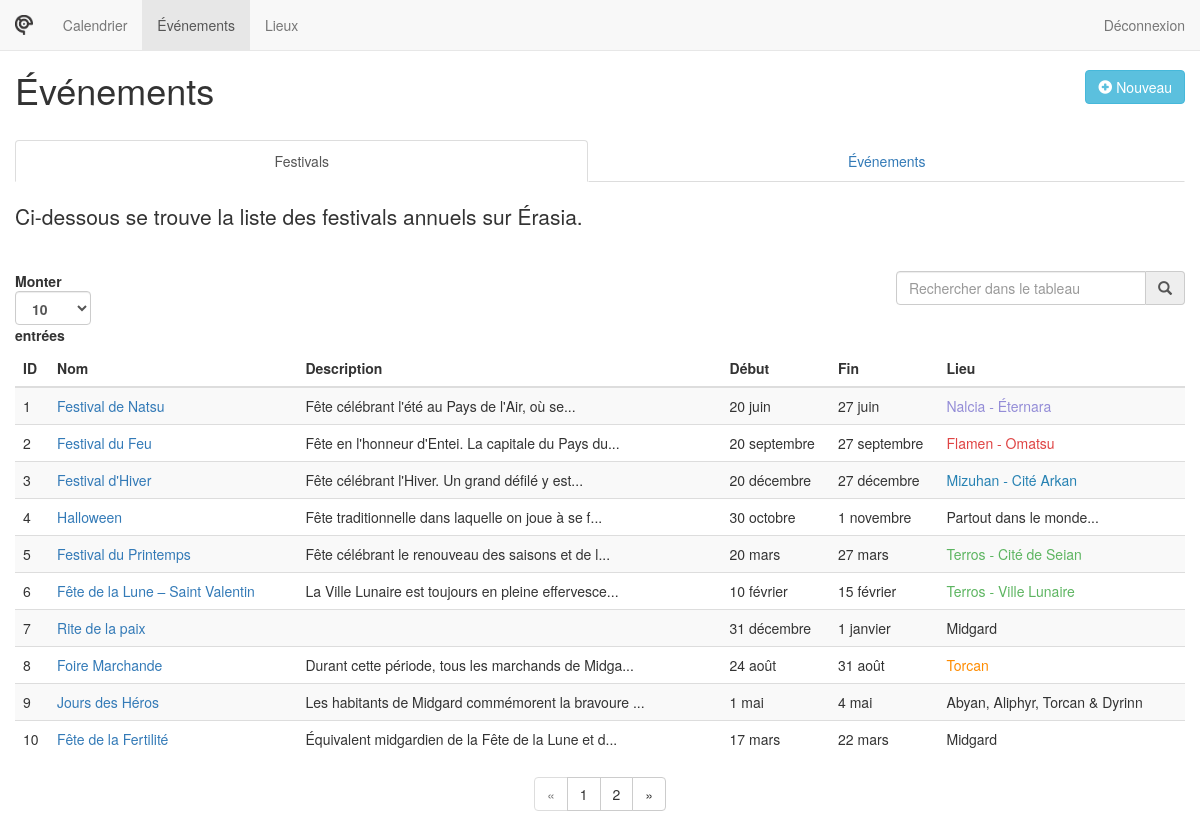
Screenshot of /admin (signed in) with the database file from the repository.
### tables this page shows
CREATE TABLE t_event (
	evt_id integer not null PRIMARY KEY auto_increment,
	evt_name varchar(255) not null,
	evt_description text,
	evt_topic varchar(255) DEFAULT null,
	evt_is_annual int(1) not null DEFAULT 1,
	evt_begin_date date not null,
	evt_end_date date not null,
	loc_id integer,
	CONSTRAINT fk_evt_loc foreign key(loc_id) references t_location(loc_id) ON DELETE no action ON UPDATE no action
);

CREATE TABLE t_location (
	loc_id integer not null PRIMARY KEY auto_increment,
	loc_continent varchar(255) not null,
	loc_country varchar(255),
	loc_place varchar(255)
);

### src/Controller/EventController.php (called while the page is built, shortened)
<?php
class EventController {
	public function catalogueAction() {
		$view = 'eventCatalogue';
		include( 'web/www/admin.php' );
	}
}

### src/App/Route.php (called while the page is built, shortened)
<?php
class Route {
	private $path;
	private $callable;
	private $matches = [];
	public function __construct( $path, $callable ) {
		$this->path = trim( $path, '/' );
		$this->callable = $callable;
	}
	public function match( $url ) {
		$url   = trim( $url, '/' );
		$path  = preg_replace( '#:([\w]+)#', '([^/]+)', $this->path );
		$regex = "#^$path$#i";
		if ( !preg_match( $regex, $url, $matches ) ) {
			return false;
		}
		array_shift( $matches );
		$this->matches = $matches;
		return true;
	}
	public function call() {
		if ( is_string( $this->callable ) ) {
			$params     = explode( '::', $this->callable );
			$controller = new $params[0]();
			$function   = $params[1];
			return call_user_func_array( [$controller, $function], $this->matches );
		}
		else {
			return call_user_func_array( $this->callable, $this->matches );
		}
	}
}

### src/App/Router.php (called while the page is built, shortened)
<?php
class Router {
	private $url;
	private $routes      = [];
	public function __construct( $url ) {
		$this->url = $url;
	}
	private function add( $path, $callable, $name, $method ) {
		$route = new Route( $path, $callable );
		$this->routes[$method][] = $route;
		return $route;
	}
	public function run() {
		foreach( $this->routes[$_SERVER['REQUEST_METHOD']] as $route ) {
			if ( $route->match( $this->url ) ) {
				return $route->call();
			}
		}
		throw new Exception( 'No matching routes "' . $this->url . '"' );
	}
}

### app/routes.php (called while the page is built)
<?php
$router = new Router( isset( $_GET['url'] ) ? $_GET['url'] : '' );
$router->get( '/',         'CalendarController::showAction' );
$router->get( '/calendar', 'CalendarController::showAction' );
$router->post( '/admin/login',  'UserController::loginAction' );
$router->get(  '/admin/logout', 'UserController::logoutAction' );
$router->get(  '/admin',                  'EventController::catalogueAction' );
$router->get(  '/admin/event',            'EventController::catalogueAction' );
$router->get(  '/admin/event/create',     'EventController::createAction' );
$router->get(  '/admin/event/:id',        'EventController::viewAction' );
$router->post( '/admin/event',            'EventController::insertAction' );
$router->post( '/admin/event/:id',        'EventController::updateAction' );
$router->get(  '/admin/event/:id/delete', 'EventController::deleteAction' );
$router->get(  '/admin/location',            'LocationController::catalogueAction' );
$router->get(  '/admin/location/create',     'LocationController::createAction' );
$router->get(  '/admin/location/:id',        'LocationController::viewAction' );
$router->post( '/admin/location',            'LocationController::insertAction' );
$router->post( '/admin/location/:id',        'LocationController::updateAction' );
$router->get(  '/admin/location/:id/delete', 'LocationController::deleteAction' );
$router->run();

### index.php (called while the page is built, shortened)
<?php
require( 'app/conf/dev.php' );
require( 'src/App/Route.php' );
require( 'src/App/Router.php' );
require( 'src/Controller/CalendarController.php' );
require( 'src/Controller/EventController.php' );
require( 'src/Controller/LocationController.php' );
require( 'src/Entity/Event.php' );
require( 'src/Entity/Location.php' );
require( 'src/Repository/EventRepository.php' );
require( 'src/Repository/LocationRepository.php' );
require( 'app/routes.php' );

### src/Repository/EventRepository.php (called while the page is built, shortened)
<?php
class EventRepository {
	public function findAnnual() {
		global $dataBase;
		$sql = "
			SELECT *
			FROM t_event
			WHERE evt_is_annual = 1
			ORDER BY evt_name
		";
		$sth = $dataBase->prepare( $sql );
		$sth->execute();
		$result = $sth->fetchAll();
		$events = array();
		foreach ( $result as $row ) {
			array_push( $events, $this->buildDomainObject( $row ) );
		}
		return $events;
	}
	protected function buildDomainObject( array $row ) {
		$event = new Event();
		$event->setId( $row['evt_id'] );
		$event->setName( $row['evt_name'] );
		$event->setDescription( $row['evt_description'] );
		$event->setTopic( $row['evt_topic'] );
		$event->setIsAnnual( ( $row['evt_is_annual'] ) ? true : false );
		$event->setBeginDate( $row['evt_begin_date'] );
		$event->setEndDate( $row['evt_end_date'] );
		if ( $row['loc_id'] ) {
			$locRep = new LocationRepository();
			$event->setLocation( $locRep->findById( $row['loc_id'] ) );
		}
		return $event;
	}
}

### src/Repository/LocationRepository.php (called while the page is built, shortened)
<?php
class LocationRepository {
	public function findById( int $locId ) {
		global $dataBase;
		$sql = "
			SELECT *
			FROM t_location
			WHERE loc_id = ?
		";
		$sth = $dataBase->prepare( $sql );
		$sth->execute( array( $locId ) );
		$row = $sth->fetch();
		if ( $row ) {
			return $this->buildDomainObject( $row );
		}
	}
	protected function buildDomainObject( array $row ) {
		$location = new Location();
		$location->setId( $row['loc_id'] );
		$location->setContinent( $row['loc_continent'] );
		$location->setCountry( $row['loc_country'] );
		$location->setPlace( $row['loc_place'] );
		return $location;
	}
}

### src/Entity/Event.php (called while the page is built, shortened)
<?php
class Event {
	private $id;
	private $name;
	private $description;
	private $beginDate;
	private $endDate;
	private $location;
	public function getId() {
		return $this->id;
	}
	public function setId( $id ) {
		$this->id = $id;
	}
	public function getName() {
		return $this->name;
	}
	public function setName( $name ) {
		$this->name = $name;
	}
	public function getDescription() {
		return $this->description;
	}
	public function setDescription( $description ) {
		$this->description = $description;
	}
	public function getBeginDate() {
		return $this->beginDate;
	}
	public function setBeginDate( $beginDate ) {
		$this->beginDate = $beginDate;
	}
	public function getEndDate() {
		return $this->endDate;
	}
	public function setEndDate( $endDate ) {
		$this->endDate = $endDate;
	}
	public function getLocation() {
		return $this->location;
	}
	public function setLocation( $location ) {
		$this->location = $location;
	}
}

### src/Entity/Location.php (called while the page is built, shortened)
<?php
class Location {
	private $continent;
	private $country;
	private $place;
	public function setContinent( $continent ) {
		$this->continent = $continent;
	}
	public function getCountry() {
		return $this->country;
	}
	public function setCountry( $country ) {
		$this->country = $country;
	}
	public function setPlace( $place ) {
		$this->place = $place;
	}
	public function smallString() {
		if ( $this->continent == 'Monde' ) {
			return 'Partout dans le monde...';
		}
		if ( $this->continent == 'Érasia' ) {
			if ( $this->country ) {
				$string = $this->country;
			}
			else {
				$string = $this->continent;
			}
			if ( $this->place ) {
				$string .= ' - ' . $this->place;
			}
			return $string;
		}
		if ( $this->continent == 'Midgard' ) {
			if ( !$this->country and !$this->place ) {
				return $this->continent;
			}
			if ( $this->place ) {
				return $this->place;
			}
			return $this->country;
		}
	}
}

### web/www/admin/eventCatalogue.php (the view, shortened to what this page needs)
<?php
	$date      = new Date();
	$eventRep  = new EventRepository();
	$annual    = $eventRep->findAnnual();
?>
<div class="pull-right">
	<a href="<?php echo $GLOBALS['server']; ?>admin/event/create" class="btn btn-info">
		<span class="glyphicon glyphicon-plus-sign"></span>
		Nouveau
	</a>
</div>
<h1>Événements</h1>
<br />
<ul id="tabs-event" class="nav nav-tabs nav-justified">
	<li class="active">
		<a href="#annual" aria-controls="annual" data-toggle="tab">Festivals</a>
	</li>
	<li>
		<a href="#aperiodic" aria-controls="aperiodic" data-toggle="tab">Événements</a>
	</li>
</ul>
<br />
<div class="tab-content">
	<div class="tab-pane fade in active" id="annual">
		<p class="lead">
			Ci-dessous se trouve la liste des festivals annuels sur Érasia.
		</p>
		<br />
		<table id="table-annual" class="table table-striped table-data">
			<thead>
				<tr>
					<th>ID</th>
					<th>Nom</th>
					<th>Description</th>
					<th>Début</th>
					<th>Fin</th>
					<th>Lieu</th>
				</tr>
			</thead>
			<tbody>
				<?php foreach ( $annual as $event ) {
				$beginDate = new DateTime( $event->getBeginDate() );
				$endDate   = new DateTime( $event->getEndDate() );
				$editUrl   = $GLOBALS['server'] . 'admin/event/' . $event->getId();
				echo '<tr>';
				echo '<td>' . $event->getId() . '</td>';
				echo '<td><a href="' . $editUrl . '">' . $event->getName() . '</a></td>';
				echo '<td>';
					if ( strlen( $event->getDescription() ) > 50 ) {
						echo substr( $event->getDescription(), 0, 50 ) . '...';
					}
					else {
						echo $event->getDescription();
					}
				echo '</td>';
				echo '<td>' . $beginDate->format( 'j' ) . ' ' . strtolower( $date->months[$beginDate->format( 'n' ) - 1] ) . '</td>';
				echo '<td>' . $endDate->format( 'j' ) . ' ' . strtolower( $date->months[$endDate->format( 'n' ) - 1] ) . '</td>';
				echo '<td>';
					if ( $event->getLocation() ) {
						echo '<span class="' . strtolower( $event->getLocation()->getCountry() ) . '">';
						echo $event->getLocation()->smallString();
						echo '</span>';
					}
				echo '</td>';
				echo '</tr>';
				} ?>
			</tbody>
		</table>
	</div>
</div>

### web/www/admin.php (shortened to what this page needs)
<!DOCTYPE HTML>
<html>
	<head>
		<link rel="stylesheet" type="text/css" href="https://maxcdn.bootstrapcdn.com/bootstrap/3.3.7/css/bootstrap.min.css" />
		<link rel="stylesheet" type="text/css" href="https://cdnjs.cloudflare.com/ajax/libs/bootstrap-select/1.12.4/css/bootstrap-select.min.css" />
		<link rel="stylesheet" type="text/css" href="https://cdn.datatables.net/1.10.16/css/dataTables.bootstrap.min.css" />
		<link rel="stylesheet" type="text/css" href="<?php echo $GLOBALS['server']; ?>web/css/admin.css" />
	</head>
	<body>
		<nav class="navbar navbar-default navbar-fixed-top">
			<div class="container-fluid">
				<div class="navbar-header">
					<a class="navbar-brand" href="http://erasia-rpg.forum-actif.net/">
						<img style="max-height: 100%;" src="<?php echo $GLOBALS['server']; ?>web/img/favicon.png">
					</a>
				</div>
				<ul class="nav navbar-nav">
					<li>
						<a href="<?php echo $GLOBALS['server']; ?>calendar">Calendrier</a>
					</li>
					<li <?php if ( preg_match( '/event/', $view ) ) { echo 'class="active"'; } ?> >
						<a href="<?php echo $GLOBALS['server']; ?>admin/event">Événements</a>
					</li>
					<li <?php if ( preg_match( '/location/', $view ) ) { echo 'class="active"'; } ?> >
						<a href="<?php echo $GLOBALS['server']; ?>admin/location">Lieux</a>
					</li>
				</ul>
				<ul class="nav navbar-nav navbar-right">
					<li><a href="<?php echo $GLOBALS['server']; ?>admin/logout">Déconnexion</a></li>
				</ul>
			</div>
		</nav>
		<div style="margin: 70px 15px 15px 15px;">
			<?php
			switch ( $view ) {
				case 'eventCatalogue':
					include( 'web/www/admin/eventCatalogue.php' );
					break;
			}
			?>
		</div>
	</body>
</html>

### web/css/admin.css (style rules this page uses)
.terros { color:#5db561 }
.mizuhan { color:#2782b3 }
.flamen { color:#df4444 }
.nalcia { color:#948dd7 }
.torcan { color:#ff8c00 }

### rows the page displays
t_event: evt_id "3", evt_name "Festival d'Hiver", evt_description "Fête célébrant l'Hiver. Un grand défilé y est", evt_begin_date "20", evt_begin_date "décembre", evt_end_date "27", evt_end_date "décembre", loc.loc_place "Mizuhan - Cité Arkan"
t_event: evt_id "1", evt_name "Festival de Natsu", evt_description "Fête célébrant l'été au Pays de l'Air, où se", evt_begin_date "20", evt_begin_date "juin", evt_end_date "27", evt_end_date "juin", loc.loc_place "Nalcia - Éternara"
t_event: evt_id "2", evt_name "Festival du Feu", evt_description "Fête en l'honneur d'Entei. La capitale du Pays du", evt_begin_date "20", evt_begin_date "septembre", evt_end_date "27", evt_end_date "septembre", loc.loc_place "Flamen - Omatsu"
t_event: evt_id "5", evt_name "Festival du Printemps", evt_description "Fête célébrant le renouveau des saisons et de l", evt_begin_date "20", evt_begin_date "mars", evt_end_date "27", evt_end_date "mars", loc.loc_place "Terros - Cité de Seian"
t_event: evt_id "10", evt_name "Fête de la Fertilité", evt_description "Équivalent midgardien de la Fête de la Lune et d", evt_begin_date "17", evt_begin_date "mars", evt_end_date "22", evt_end_date "mars", loc.loc_continent "Midgard"
t_event: evt_id "6", evt_name "Fête de la Lune – Saint Valentin", evt_description "La Ville Lunaire est toujours en pleine effervesce", evt_begin_date "10", evt_begin_date "février", evt_end_date "15", evt_end_date "février", loc.loc_place "Terros - Ville Lunaire"
t_event: evt_id "8", evt_name "Foire Marchande", evt_description "Durant cette période, tous les marchands de Midga", evt_begin_date "24", evt_begin_date "août", evt_end_date "31", evt_end_date "août", loc.loc_country "Torcan"
t_event: evt_id "4", evt_name "Halloween", evt_description "Fête traditionnelle dans laquelle on joue à se f", evt_begin_date "30", evt_begin_date "octobre", evt_end_date "1", evt_end_date "novembre", loc.loc_continent "Partout dans le monde..."
t_event: evt_id "9", evt_name "Jours des Héros", evt_description "Les habitants de Midgard commémorent la bravoure", evt_begin_date "1", evt_begin_date "mai", evt_end_date "4", evt_end_date "mai", loc.loc_place "Abyan, Aliphyr, Torcan & Dyrinn"
t_event: evt_id "7", evt_name "Rite de la paix", evt_begin_date "31", evt_begin_date "décembre", evt_end_date "1", evt_end_date "janvier", loc.loc_continent "Midgard"
